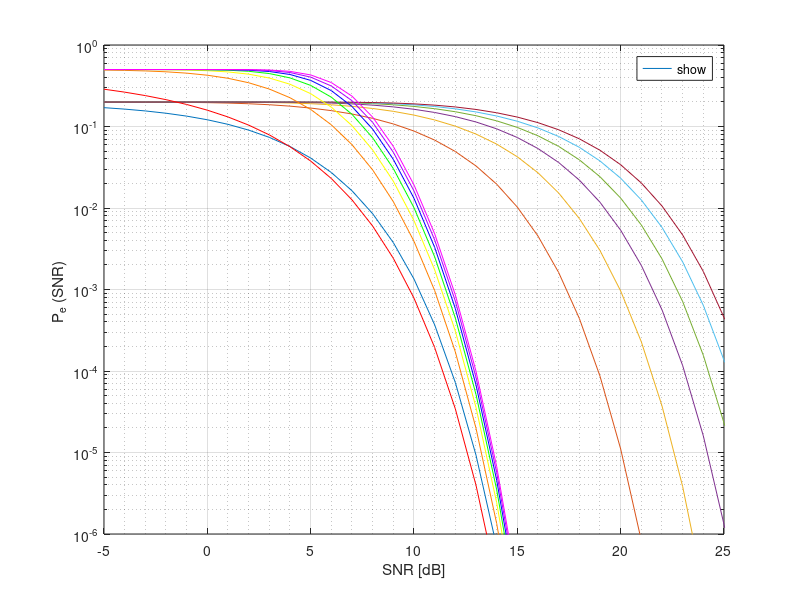
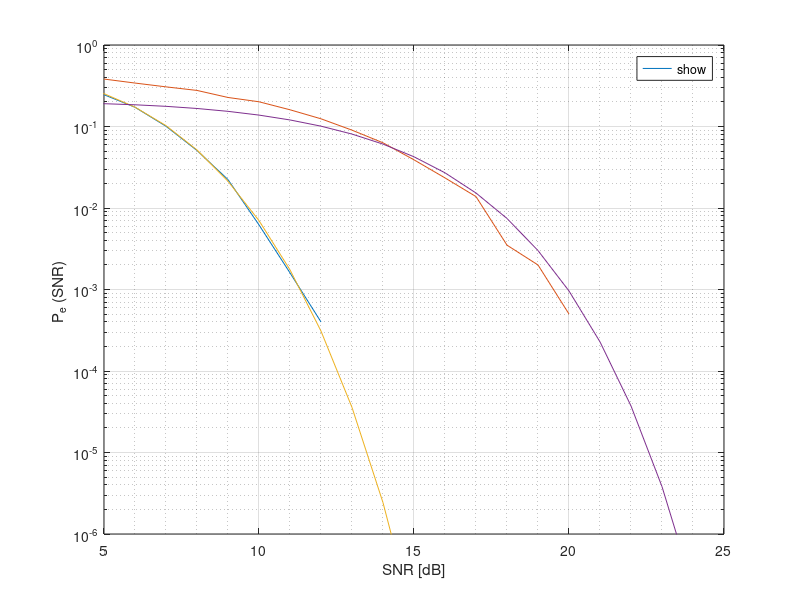

These charts were generated, in order, by the following MATLAB code:
%% TP 1: Repetidor Analogico vs Repetidor Digital
close all;
clear all;
clc;
%Defino un nuevo colormap para el plot
mycolormap=[lines(7);prism(6);[1 0 1]];
set(groot,'defaultAxesColorOrder',mycolormap);

%% Ejercicio 3
SNR=(-5:1:30);
n=(1:4:25);

%% Probabilidad de error del sistema ANALOGICO
for i=1:length(n)
    for j=1:length(SNR)
        %dB a unidad
        snr=10^(SNR(j)/10);
        
        aux=0;
        for k=0:n(i)-1
            aux=aux+(1+snr^-1)^k;
        end

        snr_rho_n=snr/aux;
        p_ea(i,j)=normpdf(-sqrt(snr_rho_n))/2;
    end
end
%% Probabilidad de error del sistema DIGITAL
for i=1:length(n)
    for j=1:length(SNR)
        p_ed(i,j)=(1-(1-2*qfunc(sqrt(10^(SNR(j)/10))))^n(i))/2;
    end
end

%% Grafico de la probabilidad de error del sistema digital en funcion del SNR
figure;

semilogy(SNR,p_ea(1,:),'DisplayName','P_{e,n=1}^a');
hold on;
grid on;
grid minor;

semilogy(SNR,p_ea(2,:),'DisplayName','P_{e,n=5}^a');
semilogy(SNR,p_ea(3,:),'DisplayName','P_{e,n=9}^a');
semilogy(SNR,p_ea(4,:),'DisplayName','P_{e,n=13}^a');
semilogy(SNR,p_ea(5,:),'DisplayName','P_{e,n=17}^a');
semilogy(SNR,p_ea(6,:),'DisplayName','P_{e,n=21}^a');
semilogy(SNR,p_ea(7,:),'DisplayName','P_{e,n=25}^a');

semilogy(SNR,p_ed(1,:),'DisplayName','P_{e,n=1}^d');
semilogy(SNR,p_ed(2,:),'DisplayName','P_{e,n=5}^d');
semilogy(SNR,p_ed(3,:),'DisplayName','P_{e,n=9}^d');
semilogy(SNR,p_ed(4,:),'DisplayName','P_{e,n=13}^d');
semilogy(SNR,p_ed(5,:),'DisplayName','P_{e,n=17}^d');
semilogy(SNR,p_ed(6,:),'DisplayName','P_{e,n=21}^d');
semilogy(SNR,p_ed(7,:),'DisplayName','P_{e,n=25}^d');


ylim([1e-6 1e0]);
xlim([-5 25]); %Hardcodeado
xlabel('SNR [dB]')
ylabel('P_{e} (SNR) ');
legend('show', 'Location', 'NorthEast');



%% Ejercicio 4, simulación Monte Carlo.
% Comente varias cosas para que lo entiendan ustedes, despues habria que
% revisarlo.
% Fijamos A = 10, h = 0.1 arbitrariamente.

n = 9; % Numero de repetidores
A = 10;
h = 0.1;
res_snr = 1; % Resolucion de la SNR
M = 1e4; % Numero de experimentos por SNR. 10000 son pocos para un grafico hasta 10^-6, pero sino tarda mucho

% Digital

SNR = 5:res_snr:25;
pe_d_sim = zeros (1,length(SNR)); % Inicializacion
for k = 1:length(SNR)
    var = h^2 * A^2 / 10^(SNR(k)/10);
    fallos = 0;
    for i = 1:M
        if (rand(1) > 0.5)
            X = A;
        else X = -A;
        end
        X_dot = X;
        for j = 1:n
            W = randn(1)*sqrt(var); %Normal varianza var.
            if (h*X_dot + W > 0)
                X_dot = A;
            else X_dot = -A;
            end
        end
        if (X ~= X_dot)
            fallos = fallos + 1;
        end
    end
    pe_d_sim(k) = fallos / M; % Promedio. Converge a pe
end

% Analogico

pe_a_sim = zeros (1,length(SNR));
for k = 1:length(SNR)
    G = 1/h * sqrt (10^(SNR(k)/10) / (10^(SNR(k)/10)+1));
    var = h^2 * A^2 / 10^(SNR(k)/10);
    fallos = 0;
    for i = 1:M
        if (rand(1) > 0.5)
            X = A;
        else X = -A;
        end
        X_dot = X;
        for j = 1:n-1
            W = randn(1)*sqrt(var); %Normal varianza var.
            X_dot = (h*X_dot + W) * G;
        end
        W = randn(1)*sqrt(var);
        if (X_dot*h + W > 0)
            X_dot = A;
        else X_dot = -A;
        end
        if (X ~= X_dot)
            fallos = fallos + 1;
        end
    end
    pe_a_sim(k) = fallos / M; % Promedio. Converge a pe
end

%Grafico de comparacion

figure;

semilogy (SNR, pe_d_sim,'DisplayName','P_{e,sim}^d');
hold on;
grid on;
grid minor;
semilogy (SNR, pe_a_sim,'DisplayName','P_{e,sim}^a');

SNR=(-5:1:30);
semilogy (SNR, p_ed(3,:),'DisplayName','P_{e,teo}^d');
semilogy (SNR, p_ea(3,:),'DisplayName','P_{e,teo}^a');

ylim([1e-6 1e0]);
xlim([5 25]);
xlabel('SNR [dB]')
ylabel('P_{e} (SNR) ');
legend('show', 'Location', 'NorthEast');
